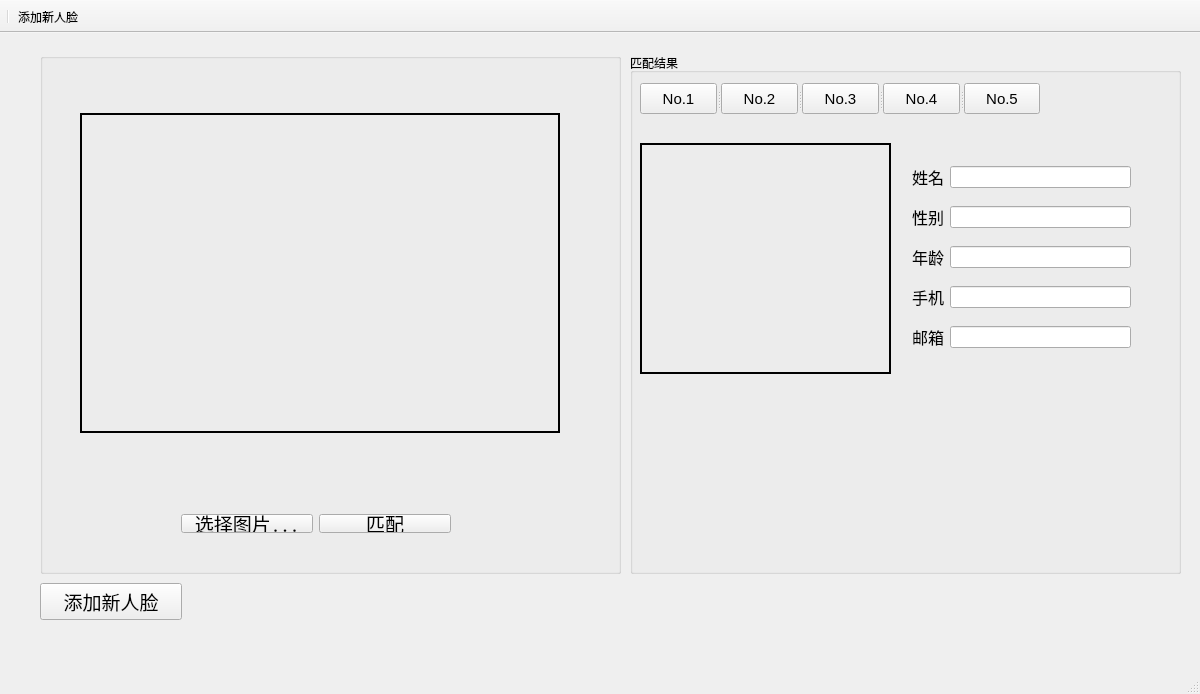
<?xml version="1.0" encoding="UTF-8"?>
<ui version="4.0">
 <class>faceDemoGuiClass</class>
 <widget class="QMainWindow" name="faceDemoGuiClass">
  <property name="geometry">
   <rect>
    <x>0</x>
    <y>0</y>
    <width>1200</width>
    <height>694</height>
   </rect>
  </property>
  <property name="windowTitle">
   <string>face_demo</string>
  </property>
  <widget class="QWidget" name="centralWidget">
   <widget class="QGroupBox" name="groupBox">
    <property name="geometry">
     <rect>
      <x>40</x>
      <y>20</y>
      <width>581</width>
      <height>521</height>
     </rect>
    </property>
    <property name="title">
     <string/>
    </property>
    <widget class="QWidget" name="layoutWidget">
     <property name="geometry">
      <rect>
       <x>130</x>
       <y>450</y>
       <width>292</width>
       <height>41</height>
      </rect>
     </property>
     <layout class="QHBoxLayout" name="horizontalLayout">
      <item>
       <widget class="QPushButton" name="selectBtn">
        <property name="font">
         <font>
          <family>Noto Sans Mono CJK SC</family>
          <pointsize>14</pointsize>
         </font>
        </property>
        <property name="text">
         <string>选择图片...</string>
        </property>
       </widget>
      </item>
      <item>
       <widget class="QPushButton" name="matchBtn">
        <property name="font">
         <font>
          <family>Noto Sans Mono CJK SC</family>
          <pointsize>14</pointsize>
         </font>
        </property>
        <property name="text">
         <string>匹配</string>
        </property>
       </widget>
      </item>
     </layout>
    </widget>
    <widget class="QLabel" name="selectedPic">
     <property name="geometry">
      <rect>
       <x>40</x>
       <y>60</y>
       <width>480</width>
       <height>320</height>
      </rect>
     </property>
     <property name="contextMenuPolicy">
      <enum>Qt::DefaultContextMenu</enum>
     </property>
     <property name="frameShape">
      <enum>QFrame::WinPanel</enum>
     </property>
     <property name="frameShadow">
      <enum>QFrame::Plain</enum>
     </property>
     <property name="text">
      <string/>
     </property>
    </widget>
   </widget>
   <widget class="QPushButton" name="addBtnTest">
    <property name="geometry">
     <rect>
      <x>40</x>
      <y>550</y>
      <width>142</width>
      <height>37</height>
     </rect>
    </property>
    <property name="font">
     <font>
      <family>Noto Sans Mono CJK SC</family>
      <pointsize>14</pointsize>
     </font>
    </property>
    <property name="text">
     <string>添加新人脸</string>
    </property>
   </widget>
   <widget class="QGroupBox" name="resultGroupBox">
    <property name="geometry">
     <rect>
      <x>630</x>
      <y>20</y>
      <width>551</width>
      <height>521</height>
     </rect>
    </property>
    <property name="title">
     <string>匹配结果</string>
    </property>
    <property name="flat">
     <bool>false</bool>
    </property>
    <widget class="QSplitter" name="splitter">
     <property name="geometry">
      <rect>
       <x>10</x>
       <y>30</y>
       <width>400</width>
       <height>31</height>
      </rect>
     </property>
     <property name="sizePolicy">
      <sizepolicy hsizetype="Preferred" vsizetype="Preferred">
       <horstretch>0</horstretch>
       <verstretch>0</verstretch>
      </sizepolicy>
     </property>
     <property name="orientation">
      <enum>Qt::Horizontal</enum>
     </property>
     <widget class="QPushButton" name="firstBtn">
      <property name="font">
       <font>
        <pointsize>11</pointsize>
       </font>
      </property>
      <property name="text">
       <string>No.1</string>
      </property>
     </widget>
     <widget class="QPushButton" name="secondBtn">
      <property name="font">
       <font>
        <pointsize>11</pointsize>
       </font>
      </property>
      <property name="text">
       <string>No.2</string>
      </property>
     </widget>
     <widget class="QPushButton" name="thirdBtn">
      <property name="font">
       <font>
        <pointsize>11</pointsize>
       </font>
      </property>
      <property name="text">
       <string>No.3</string>
      </property>
     </widget>
     <widget class="QPushButton" name="fourthBtn">
      <property name="font">
       <font>
        <pointsize>11</pointsize>
       </font>
      </property>
      <property name="text">
       <string>No.4</string>
      </property>
     </widget>
     <widget class="QPushButton" name="fifthBtn">
      <property name="font">
       <font>
        <pointsize>11</pointsize>
       </font>
      </property>
      <property name="text">
       <string>No.5</string>
      </property>
     </widget>
    </widget>
    <widget class="QLabel" name="matchedPicShow">
     <property name="geometry">
      <rect>
       <x>10</x>
       <y>90</y>
       <width>251</width>
       <height>231</height>
      </rect>
     </property>
     <property name="sizePolicy">
      <sizepolicy hsizetype="Preferred" vsizetype="Preferred">
       <horstretch>0</horstretch>
       <verstretch>0</verstretch>
      </sizepolicy>
     </property>
     <property name="frameShape">
      <enum>QFrame::WinPanel</enum>
     </property>
     <property name="text">
      <string/>
     </property>
    </widget>
    <widget class="QWidget" name="layoutWidget">
     <property name="geometry">
      <rect>
       <x>271</x>
       <y>91</y>
       <width>241</width>
       <height>231</height>
      </rect>
     </property>
     <layout class="QVBoxLayout" name="verticalLayout">
      <item>
       <layout class="QHBoxLayout" name="horizontalLayout_2">
        <item>
         <widget class="QLabel" name="label">
          <property name="font">
           <font>
            <family>Noto Sans CJK HK</family>
            <pointsize>12</pointsize>
           </font>
          </property>
          <property name="text">
           <string>姓名</string>
          </property>
          <property name="alignment">
           <set>Qt::AlignRight|Qt::AlignTrailing|Qt::AlignVCenter</set>
          </property>
         </widget>
        </item>
        <item>
         <widget class="QLineEdit" name="nameShow">
          <property name="readOnly">
           <bool>true</bool>
          </property>
         </widget>
        </item>
       </layout>
      </item>
      <item>
       <layout class="QHBoxLayout" name="horizontalLayout_6">
        <item>
         <widget class="QLabel" name="label_5">
          <property name="font">
           <font>
            <family>Noto Sans CJK HK</family>
            <pointsize>12</pointsize>
           </font>
          </property>
          <property name="text">
           <string>性别</string>
          </property>
          <property name="alignment">
           <set>Qt::AlignRight|Qt::AlignTrailing|Qt::AlignVCenter</set>
          </property>
         </widget>
        </item>
        <item>
         <widget class="QLineEdit" name="sexShow">
          <property name="readOnly">
           <bool>true</bool>
          </property>
         </widget>
        </item>
       </layout>
      </item>
      <item>
       <layout class="QHBoxLayout" name="horizontalLayout_3">
        <item>
         <widget class="QLabel" name="label_2">
          <property name="font">
           <font>
            <family>Noto Sans CJK HK</family>
            <pointsize>12</pointsize>
           </font>
          </property>
          <property name="text">
           <string>年龄</string>
          </property>
          <property name="alignment">
           <set>Qt::AlignRight|Qt::AlignTrailing|Qt::AlignVCenter</set>
          </property>
         </widget>
        </item>
        <item>
         <widget class="QLineEdit" name="ageShow">
          <property name="readOnly">
           <bool>true</bool>
          </property>
         </widget>
        </item>
       </layout>
      </item>
      <item>
       <layout class="QHBoxLayout" name="horizontalLayout_4">
        <item>
         <widget class="QLabel" name="label_3">
          <property name="font">
           <font>
            <family>Noto Sans CJK HK</family>
            <pointsize>12</pointsize>
           </font>
          </property>
          <property name="text">
           <string>手机</string>
          </property>
          <property name="alignment">
           <set>Qt::AlignRight|Qt::AlignTrailing|Qt::AlignVCenter</set>
          </property>
         </widget>
        </item>
        <item>
         <widget class="QLineEdit" name="phoneShow">
          <property name="readOnly">
           <bool>true</bool>
          </property>
         </widget>
        </item>
       </layout>
      </item>
      <item>
       <layout class="QHBoxLayout" name="horizontalLayout_5">
        <item>
         <widget class="QLabel" name="label_4">
          <property name="font">
           <font>
            <family>Noto Sans CJK HK</family>
            <pointsize>12</pointsize>
           </font>
          </property>
          <property name="text">
           <string>邮箱</string>
          </property>
          <property name="alignment">
           <set>Qt::AlignRight|Qt::AlignTrailing|Qt::AlignVCenter</set>
          </property>
         </widget>
        </item>
        <item>
         <widget class="QLineEdit" name="emailShow">
          <property name="readOnly">
           <bool>true</bool>
          </property>
         </widget>
        </item>
       </layout>
      </item>
     </layout>
    </widget>
   </widget>
  </widget>
  <widget class="QToolBar" name="mainToolBar">
   <property name="movable">
    <bool>false</bool>
   </property>
   <attribute name="toolBarArea">
    <enum>TopToolBarArea</enum>
   </attribute>
   <attribute name="toolBarBreak">
    <bool>false</bool>
   </attribute>
   <addaction name="separator"/>
   <addaction name="addAction"/>
  </widget>
  <widget class="QStatusBar" name="statusBar"/>
  <action name="actionSearch_Face">
   <property name="text">
    <string>Search Face</string>
   </property>
  </action>
  <action name="actionAdd_Face">
   <property name="text">
    <string>Add Face</string>
   </property>
  </action>
  <action name="addAction">
   <property name="checkable">
    <bool>false</bool>
   </property>
   <property name="icon">
    <iconset>
     <normalon>:/faceDemoGui/Resources/add.png</normalon>
    </iconset>
   </property>
   <property name="text">
    <string>添加新人脸</string>
   </property>
  </action>
 </widget>
 <layoutdefault spacing="6" margin="11"/>
 <resources>
  <include location="facedemogui.qrc"/>
 </resources>
 <connections/>
</ui>
